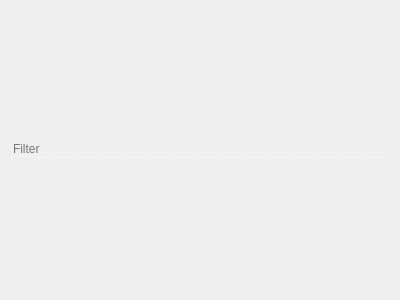
<?xml version="1.0" encoding="UTF-8"?>
<ui version="4.0">
 <class>FilterWidget</class>
 <widget class="QWidget" name="FilterWidget">
  <property name="geometry">
   <rect>
    <x>0</x>
    <y>0</y>
    <width>400</width>
    <height>300</height>
   </rect>
  </property>
  <property name="styleSheet">
   <string notr="true">QLineEdit {
	border: 0;
	background-color: transparent;
	border-bottom: 1px dotted #ffffff;
}</string>
  </property>
  <layout class="QHBoxLayout" name="horizontalLayout" stretch="1">
   <item>
    <widget class="MyLineEdit" name="lineEdit">
     <property name="placeholderText">
      <string>Filter</string>
     </property>
    </widget>
   </item>
  </layout>
 </widget>
 <customwidgets>
  <customwidget>
   <class>MyLineEdit</class>
   <extends>QLineEdit</extends>
   <header>smallWidgets/MyLineEdit.h</header>
  </customwidget>
 </customwidgets>
 <resources/>
 <connections/>
</ui>
